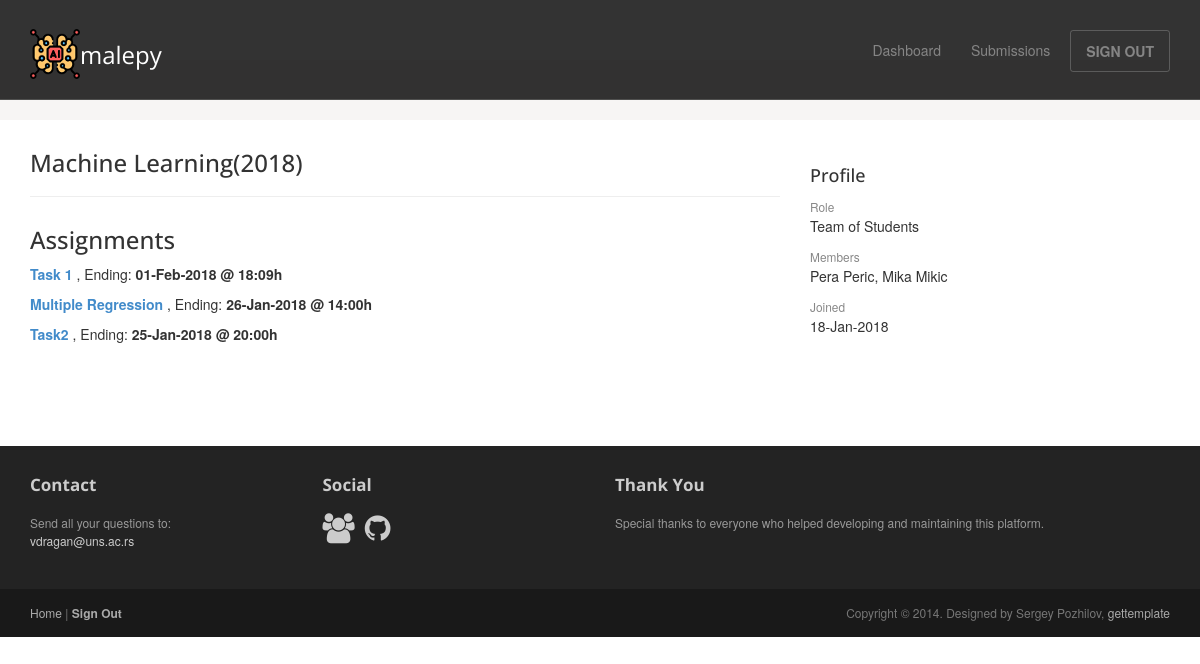
/course/1/ (signed in), run on an earlier commit of the app's database.
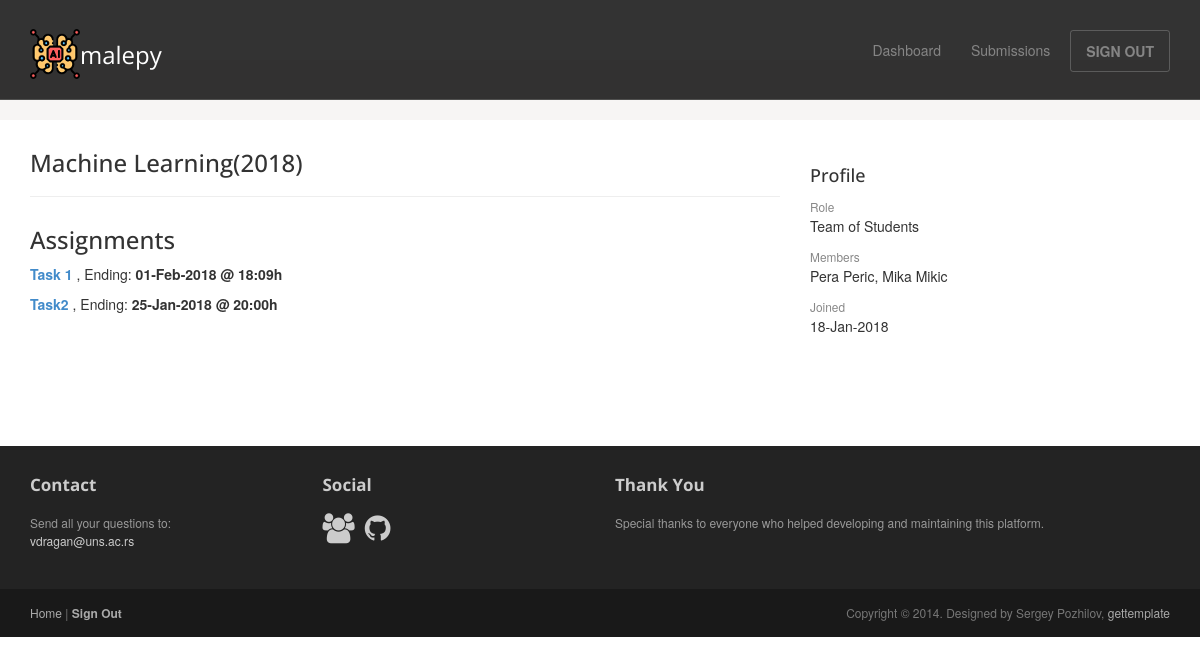
And on a later commit of the database.
### malepy/models.py (models this page shows, shortened)
class Course(models.Model):
    name = models.CharField(max_length=50, null=False, blank=False)
    year = models.IntegerField(null=False, blank=False, validators=[MinValueValidator(0)])
    users = models.ManyToManyField(
        User,
        through='Enrollment',
    )

class Assignment(models.Model):
    SORTING_CHOICES = (
        ('Asc', 'Asc'),
        ('Desc', 'Desc')
    )
    name = models.CharField(max_length=100, null=True, blank=True)
    name_en = models.CharField(max_length=100, null=False, blank=False)
    description = models.CharField(max_length=2000, null=True, blank=True)
    description_en = models.CharField(max_length=2000, null=False, blank=False)
    folder = models.CharField(max_length=100, null=False, blank=False, default='undecided')
    training = models.FileField(null=True, blank=True, upload_to=assignment_data_set_directory)
    fake_testing = models.FileField(null=True, blank=True, upload_to=assignment_data_set_directory)
    testing = models.FileField(null=True, blank=True, upload_to=assignment_data_set_directory)
    starting = models.DateTimeField(null=True, blank=True)
    ending = models.DateTimeField(null=True, blank=True)
    measurement = models.CharField(max_length=50, null=False, blank=False, default='Accuracy')
    sorting = models.CharField(max_length=4, null=False, blank=False, default='Asc', choices=SORTING_CHOICES)
    threshold = models.FloatField(null=True, blank=True)
    course = models.ForeignKey(Course, on_delete=models.CASCADE, null=False, blank=False)

class User(AbstractUser):
    user_role = models.IntegerField(null=False, blank=False, default=0)  # 0 = teacher, 1 = student
    members = models.CharField(max_length=200, null=True, blank=True)

### malepy/views.py (the view)
# urls.py: url(r'^course/(?P<course_id>[0-9]+)/$', views.course, name='course'),
@login_required(login_url='/')
def course(request, course_id):
    this_course = get_object_or_404(Course, pk=course_id)
    assignments = Assignment.objects.filter(course=this_course).order_by('-ending')
    enrollments = Enrollment.objects.filter(course=this_course).order_by('enrolled')
    students = []
    for enrollment in enrollments:
        if enrollment.user.user_role:
            students.append(enrollment.user)
    context = {"course": this_course, "assignments": assignments, "students": students}
    return render(request, 'malepy/course.html', context=context)

### malepy/templates/malepy/course.html (shortened to what this page needs)
{% extends "malepy/user_base.html" %}
{% block article %}
    <h3>{{ course.name }}({{ course.year }})</h3>
    <hr>
    <h3>Assignments</h3>
    {% for assignment in assignments %}
        <p><b><a href="{% url 'malepy:assignment' assignment.id %}"> {{ assignment.name_en }} </a></b>, Ending: <b>{{ assignment.ending|date:"d-M-Y @ H:i" }}h</b> </p>
    {% endfor %}
{% endblock %}

### malepy/templates/malepy/user_base.html (shortened to what this page needs)
<!DOCTYPE html>
<html lang="en">
<head>
    {% load staticfiles %}
	<link rel="stylesheet" href="{% static 'malepy/css/bootstrap.min.css' %}">
	<link rel="stylesheet" href="{% static 'malepy/css/font-awesome.min.css' %}">
	<link rel="stylesheet" href="{% static 'malepy/css/bootstrap-theme.css' %}" media="screen" >
	<link rel="stylesheet" href="{% static 'malepy/css/main.css' %}">
</head>
<body class="home">
	<div class="navbar navbar-inverse navbar-fixed-top headroom" >
		<div class="container">
			<div class="navbar-header">
				<a class="navbar-brand" href="/"><img src="{% static 'malepy/images/artificial-intelligence.png' %}" alt="MaLePY Platform">malepy</a>
			</div>
			<div class="navbar-collapse collapse">
				<ul class="nav navbar-nav pull-right">
					<li><a href="{% url 'malepy:dashboard' %}">Dashboard</a></li>
                    {% if user.user_role %}
                        <li><a href="{% url 'malepy:history' user.id %}">Submissions</a></li>
                    {% endif %}
					<li><a class="btn" href="{% url 'malepy:logout' %}">SIGN OUT</a></li>
				</ul>
			</div>
		</div>
	</div>
     <div class="jumbotron top-space">
    </div>
	<div class="container">
		<div class="row">
			<article class="col-sm-8 maincontent">
				{% block article %}
                {% endblock %}
			</article>
			<aside class="col-sm-4 sidebar sidebar-right">
				<div class="widget">
					<h4>Profile</h4>
					<ul class="list-unstyled list-spaces">
                        {% if user.user_role %}
                            {% if user.members %}
                                <li><span class="small text-muted">Role</span><p>Team of Students</p></li>
                                <li><span class="small text-muted">Members</span><p>{{ user.members }}</p>
                                </li>
                            {% else %}
                                <li><span class="small text-muted">Role</span><p>Student</p></li>
                                <li><span class="small text-muted">Name</span><p>{{ user.first_name }} {{ user.last_name }}</p></li>
                            {% endif %}
                        {% else %}
                            <li><span class="small text-muted">Role</span><p>Teacher</p></li>
                            <li><span class="small text-muted">Name</span><p>{{ user.first_name }} {{ user.last_name }}</p></li>
                        {% endif %}
                        <li><span class="small text-muted">Joined</span><p>{{ user.date_joined|date:"d-M-Y" }}</p></li>
					</ul>
				</div>
			</aside>
		</div>
	</div>
	<footer id="footer" class="top-space">
		<div class="footer1">
			<div class="container">
				<div class="row">
					<div class="col-md-3 widget">
						<h3 class="widget-title">Contact</h3>
						<div class="widget-body">
							<p>Send all your questions to:<br>
								<a href="mailto:vdragan@uns.ac.rs">vdragan@uns.ac.rs</a><br>
							</p>
						</div>
					</div>
					<div class="col-md-3 widget">
						<h3 class="widget-title">Social</h3>
						<div class="widget-body">
							<p class="follow-me-icons">
								<a href="http://informatika.ftn.uns.ac.rs/"><i class="fa fa-group fa-2"></i></a>
								<a href="https://github.com/ftn-ai-lab/"><i class="fa fa-github fa-2"></i></a>
							</p>
						</div>
					</div>
					<div class="col-md-6 widget">
						<h3 class="widget-title">Thank You</h3>
						<div class="widget-body">
                            <p>Special thanks to everyone who helped developing and maintaining this platform.</p>
						</div>
					</div>
				</div>
			</div>
		</div>
		<div class="footer2">
			<div class="container">
				<div class="row">
					<div class="col-md-6 widget">
						<div class="widget-body">
							<p class="simplenav">
								<a href="/">Home</a> |
								<b><a href="{% url 'malepy:logout' %}">Sign Out</a></b>
							</p>
						</div>
					</div>
					<div class="col-md-6 widget">
						<div class="widget-body">
							<p class="text-right">
								Copyright &copy; 2014. Designed by Sergey Pozhilov, <a href="http://gettemplate.com/" rel="designer">gettemplate</a>
							</p>
						</div>
					</div>
				</div>
			</div>
		</div>
	</footer>
</body>
</html>

### malepy/static/malepy/css/main.css (style rules this page uses)
.headroom { -webkit-transition: all 0.4s ease-out; -moz-transition: all 0.4s ease-out; -o-transition: all 0.4s ease-out; transition: all 0.4s ease-out; }
h1, h2, h3, h4, h5, h6 { font-family:"Open sans", Helvetica, Arial; }
h1, .h1, h2, .h2, h3, .h3 { margin-top:30px; }
.text-muted { color:#888; }
ul.list-spaces li { margin-bottom:10px; }
.top-space { margin-top: 60px; }
img { max-width:100%; }
.sidebar { padding-top:36px; padding-bottom:30px; }
.sidebar .widget { margin-bottom:20px; }
.footer1 { background: #232323; padding: 30px 0 0 0; font-size: 12px; color: #999; }
.footer1 a { color: #ccc; }
.footer1 .widget { margin-bottom:30px; }
.footer1 .widget-title { font-size: 17px; font-weight: bold; color: #ccc; margin: 0 0 20px; }
.follow-me-icons { font-size:30px; }
.follow-me-icons i { float:left; margin:0 10px 0 0; }
.footer2 { background: #191919; padding: 15px 0; color: #777; font-size: 12px; }
.footer2 a { color: #aaa; }
.footer2 p { margin: 0; }

What changed in the data, as far as the page shows it:
removed Assignment: name_en "Multiple Regression", ending "26-Jan-2018 @ 14:00"
